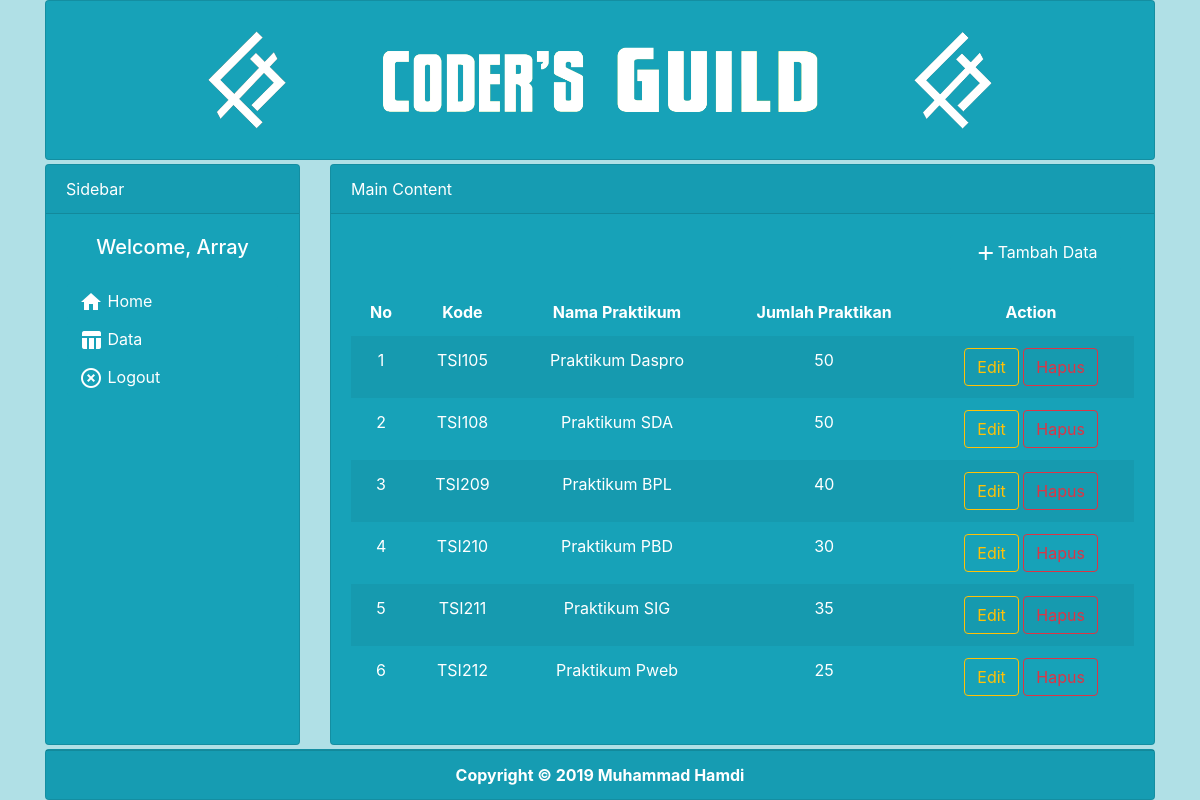
/data.php (signed in), run on the app's committed database.
### tables this page shows
CREATE TABLE `matakuliah` (
  `kode_mk` varchar(9) NOT NULL,
  `nama_mk` varchar(150) NOT NULL,
  `jumlah_praktikan` int(11) NOT NULL
);

### data_praktikum.php (the view)
<?php
  require_once("config.php");
  $i=1;
  $datas = $db->query("SELECT * FROM matakuliah");
  while($data = $datas->fetch_object()){?>
    <tr>
      <td><?= $i++; ?></td>
      <td><?= $data->kode_mk; ?></td>
      <td><?= $data->nama_mk; ?></td>
      <td><?= $data->jumlah_praktikan; ?></td>
      <td>
          <a href="" id="edtprak" data-toggle="modal" data-target="#editData" data-kode="<?= $data->kode_mk; ?>" data-nama="<?= $data->nama_mk; ?>" data-jumlah="<?= $data->jumlah_praktikan; ?>" class="btn btn-outline-warning">Edit</a>
          <a href="" data-kode="<?= $data->kode_mk; ?>" class="btn btn-outline-danger swalconf">Hapus</a>
        </td>
    </tr> <?php
  }
?>

### assets/css/style.css (style rules this page uses)
body { background-color: powderblue }

### data on the page
matakuliah: kode_mk "TSI105", nama_mk "Praktikum Daspro", jumlah_praktikan "50"
matakuliah: kode_mk "TSI108", nama_mk "Praktikum SDA", jumlah_praktikan "50"
matakuliah: kode_mk "TSI209", nama_mk "Praktikum BPL", jumlah_praktikan "40"
matakuliah: kode_mk "TSI210", nama_mk "Praktikum PBD", jumlah_praktikan "30"
matakuliah: kode_mk "TSI211", nama_mk "Praktikum SIG", jumlah_praktikan "35"
matakuliah: kode_mk "TSI212", nama_mk "Praktikum Pweb", jumlah_praktikan "25"

### other printed values
$_SESSION['username'] "Array"
